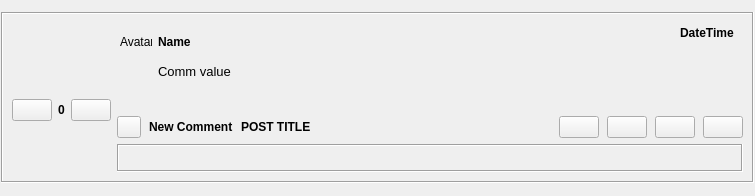
<?xml version="1.0" encoding="UTF-8"?>
<ui version="4.0">
 <class>BoardsCommentsItem</class>
 <widget class="QWidget" name="BoardsCommentsItem">
  <property name="geometry">
   <rect>
    <x>0</x>
    <y>0</y>
    <width>755</width>
    <height>196</height>
   </rect>
  </property>
  <layout class="QGridLayout" name="gridLayout_3">
   <property name="leftMargin">
    <number>1</number>
   </property>
   <property name="topMargin">
    <number>1</number>
   </property>
   <property name="rightMargin">
    <number>1</number>
   </property>
   <property name="bottomMargin">
    <number>1</number>
   </property>
   <item row="1" column="0">
    <widget class="QFrame" name="mainFrame">
     <property name="sizePolicy">
      <sizepolicy hsizetype="Expanding" vsizetype="Fixed">
       <horstretch>0</horstretch>
       <verstretch>0</verstretch>
      </sizepolicy>
     </property>
     <property name="autoFillBackground">
      <bool>true</bool>
     </property>
     <property name="frameShape">
      <enum>QFrame::Box</enum>
     </property>
     <property name="frameShadow">
      <enum>QFrame::Sunken</enum>
     </property>
     <layout class="QGridLayout" name="gridLayout_2">
      <property name="topMargin">
       <number>9</number>
      </property>
      <item row="2" column="1">
       <layout class="QHBoxLayout" name="buttonHLayout">
        <property name="spacing">
         <number>8</number>
        </property>
        <item>
         <widget class="QPushButton" name="readButton">
          <property name="maximumSize">
           <size>
            <width>24</width>
            <height>16777215</height>
           </size>
          </property>
          <property name="focusPolicy">
           <enum>Qt::NoFocus</enum>
          </property>
          <property name="toolTip">
           <string>Toggle Message Read Status</string>
          </property>
          <property name="checkable">
           <bool>true</bool>
          </property>
          <property name="checked">
           <bool>false</bool>
          </property>
          <property name="flat">
           <bool>false</bool>
          </property>
         </widget>
        </item>
        <item>
         <widget class="QLabel" name="newCommentLabel">
          <property name="sizePolicy">
           <sizepolicy hsizetype="Preferred" vsizetype="Preferred">
            <horstretch>0</horstretch>
            <verstretch>0</verstretch>
           </sizepolicy>
          </property>
          <property name="font">
           <font>
            <weight>75</weight>
            <bold>true</bold>
           </font>
          </property>
          <property name="text">
           <string>New Comment</string>
          </property>
          <property name="scaledContents">
           <bool>true</bool>
          </property>
         </widget>
        </item>
        <item>
         <widget class="QLabel" name="subjectLabel">
          <property name="font">
           <font>
            <weight>75</weight>
            <bold>true</bold>
           </font>
          </property>
          <property name="text">
           <string notr="true">POST TITLE</string>
          </property>
          <property name="openExternalLinks">
           <bool>true</bool>
          </property>
         </widget>
        </item>
        <item>
         <spacer name="horizontalSpacer_2">
          <property name="orientation">
           <enum>Qt::Horizontal</enum>
          </property>
          <property name="sizeHint" stdset="0">
           <size>
            <width>40</width>
            <height>20</height>
           </size>
          </property>
         </spacer>
        </item>
        <item>
         <widget class="QPushButton" name="copyLinkButton">
          <property name="sizePolicy">
           <sizepolicy hsizetype="Fixed" vsizetype="Fixed">
            <horstretch>0</horstretch>
            <verstretch>0</verstretch>
           </sizepolicy>
          </property>
          <property name="focusPolicy">
           <enum>Qt::NoFocus</enum>
          </property>
          <property name="toolTip">
           <string>Copy RetroShare Link</string>
          </property>
          <property name="text">
           <string/>
          </property>
         </widget>
        </item>
        <item>
         <widget class="QPushButton" name="expandButton">
          <property name="sizePolicy">
           <sizepolicy hsizetype="Fixed" vsizetype="Fixed">
            <horstretch>0</horstretch>
            <verstretch>0</verstretch>
           </sizepolicy>
          </property>
          <property name="focusPolicy">
           <enum>Qt::NoFocus</enum>
          </property>
          <property name="toolTip">
           <string>Expand</string>
          </property>
         </widget>
        </item>
        <item>
         <widget class="QPushButton" name="readAndClearButton">
          <property name="sizePolicy">
           <sizepolicy hsizetype="Fixed" vsizetype="Fixed">
            <horstretch>0</horstretch>
            <verstretch>0</verstretch>
           </sizepolicy>
          </property>
          <property name="focusPolicy">
           <enum>Qt::NoFocus</enum>
          </property>
          <property name="toolTip">
           <string>Set as read and remove item</string>
          </property>
         </widget>
        </item>
        <item>
         <widget class="QPushButton" name="clearButton">
          <property name="sizePolicy">
           <sizepolicy hsizetype="Fixed" vsizetype="Fixed">
            <horstretch>0</horstretch>
            <verstretch>0</verstretch>
           </sizepolicy>
          </property>
          <property name="focusPolicy">
           <enum>Qt::NoFocus</enum>
          </property>
          <property name="toolTip">
           <string>Remove Item</string>
          </property>
         </widget>
        </item>
       </layout>
      </item>
      <item row="3" column="1">
       <widget class="QFrame" name="expandFrame">
        <layout class="QVBoxLayout" name="expandFrameVLayout">
         <property name="leftMargin">
          <number>0</number>
         </property>
         <property name="topMargin">
          <number>0</number>
         </property>
         <property name="rightMargin">
          <number>0</number>
         </property>
         <property name="bottomMargin">
          <number>0</number>
         </property>
         <item>
          <widget class="QFrame" name="replyFrame">
           <property name="frameShape">
            <enum>QFrame::Box</enum>
           </property>
           <property name="frameShadow">
            <enum>QFrame::Sunken</enum>
           </property>
           <layout class="QVBoxLayout" name="msgFrameVLayout">
            <property name="leftMargin">
             <number>5</number>
            </property>
            <property name="topMargin">
             <number>5</number>
            </property>
            <property name="rightMargin">
             <number>5</number>
            </property>
            <property name="bottomMargin">
             <number>5</number>
            </property>
            <item>
             <widget class="QLabel" name="replyLabel">
              <property name="sizePolicy">
               <sizepolicy hsizetype="MinimumExpanding" vsizetype="Preferred">
                <horstretch>0</horstretch>
                <verstretch>0</verstretch>
               </sizepolicy>
              </property>
              <property name="wordWrap">
               <bool>true</bool>
              </property>
              <property name="margin">
               <number>6</number>
              </property>
              <property name="indent">
               <number>-1</number>
              </property>
              <property name="openExternalLinks">
               <bool>true</bool>
              </property>
              <property name="textInteractionFlags">
               <set>Qt::LinksAccessibleByMouse|Qt::TextSelectableByKeyboard|Qt::TextSelectableByMouse</set>
              </property>
             </widget>
            </item>
           </layout>
          </widget>
         </item>
        </layout>
       </widget>
      </item>
      <item row="0" column="0" rowspan="4">
       <layout class="QVBoxLayout" name="verticalLayout">
        <item>
         <widget class="QLabel" name="logoLabel">
          <property name="sizePolicy">
           <sizepolicy hsizetype="Preferred" vsizetype="Maximum">
            <horstretch>0</horstretch>
            <verstretch>0</verstretch>
           </sizepolicy>
          </property>
          <property name="minimumSize">
           <size>
            <width>70</width>
            <height>70</height>
           </size>
          </property>
          <property name="maximumSize">
           <size>
            <width>70</width>
            <height>70</height>
           </size>
          </property>
          <property name="text">
           <string/>
          </property>
          <property name="scaledContents">
           <bool>true</bool>
          </property>
          <property name="alignment">
           <set>Qt::AlignCenter</set>
          </property>
         </widget>
        </item>
        <item>
         <layout class="QHBoxLayout" name="horizontalLayout">
          <item>
           <widget class="QPushButton" name="voteUpButton">
            <property name="toolTip">
             <string>I like this</string>
            </property>
            <property name="text">
             <string/>
            </property>
           </widget>
          </item>
          <item>
           <widget class="QLabel" name="scoreLabel">
            <property name="font">
             <font>
              <weight>75</weight>
              <bold>true</bold>
             </font>
            </property>
            <property name="text">
             <string>0</string>
            </property>
           </widget>
          </item>
          <item>
           <widget class="QPushButton" name="voteDownButton">
            <property name="toolTip">
             <string>I dislike this</string>
            </property>
            <property name="text">
             <string/>
            </property>
           </widget>
          </item>
         </layout>
        </item>
        <item>
         <spacer name="verticalSpacer">
          <property name="orientation">
           <enum>Qt::Vertical</enum>
          </property>
          <property name="sizeHint" stdset="0">
           <size>
            <width>58</width>
            <height>40</height>
           </size>
          </property>
         </spacer>
        </item>
       </layout>
      </item>
      <item row="0" column="1">
       <widget class="QFrame" name="commentFrame">
        <property name="sizePolicy">
         <sizepolicy hsizetype="Expanding" vsizetype="Preferred">
          <horstretch>0</horstretch>
          <verstretch>0</verstretch>
         </sizepolicy>
        </property>
        <property name="styleSheet">
         <string notr="true"/>
        </property>
        <layout class="QGridLayout" name="gridLayout">
         <property name="leftMargin">
          <number>3</number>
         </property>
         <property name="topMargin">
          <number>3</number>
         </property>
         <property name="rightMargin">
          <number>9</number>
         </property>
         <property name="bottomMargin">
          <number>0</number>
         </property>
         <item row="0" column="0">
          <widget class="QLabel" name="avatarLabel">
           <property name="minimumSize">
            <size>
             <width>32</width>
             <height>32</height>
            </size>
           </property>
           <property name="maximumSize">
            <size>
             <width>32</width>
             <height>32</height>
            </size>
           </property>
           <property name="text">
            <string>Avatar</string>
           </property>
          </widget>
         </item>
         <item row="0" column="1">
          <widget class="GxsIdLabel" name="nameLabel">
           <property name="sizePolicy">
            <sizepolicy hsizetype="Preferred" vsizetype="Preferred">
             <horstretch>0</horstretch>
             <verstretch>0</verstretch>
            </sizepolicy>
           </property>
           <property name="font">
            <font>
             <weight>75</weight>
             <bold>true</bold>
            </font>
           </property>
           <property name="text">
            <string>Name</string>
           </property>
           <property name="alignment">
            <set>Qt::AlignLeading|Qt::AlignLeft|Qt::AlignVCenter</set>
           </property>
          </widget>
         </item>
         <item row="0" column="2">
          <spacer name="horizontalSpacer_3">
           <property name="orientation">
            <enum>Qt::Horizontal</enum>
           </property>
           <property name="sizeType">
            <enum>QSizePolicy::Expanding</enum>
           </property>
           <property name="sizeHint" stdset="0">
            <size>
             <width>288</width>
             <height>17</height>
            </size>
           </property>
          </spacer>
         </item>
         <item row="0" column="3">
          <widget class="QLabel" name="datetimeLabel">
           <property name="font">
            <font>
             <weight>75</weight>
             <bold>true</bold>
            </font>
           </property>
           <property name="text">
            <string notr="true">DateTime</string>
           </property>
           <property name="alignment">
            <set>Qt::AlignLeading|Qt::AlignLeft|Qt::AlignTop</set>
           </property>
          </widget>
         </item>
         <item row="1" column="0">
          <spacer name="verticalSpacer_3">
           <property name="orientation">
            <enum>Qt::Vertical</enum>
           </property>
           <property name="sizeHint" stdset="0">
            <size>
             <width>20</width>
             <height>40</height>
            </size>
           </property>
          </spacer>
         </item>
         <item row="1" column="1" colspan="3">
          <widget class="QLabel" name="commLabel">
           <property name="sizePolicy">
            <sizepolicy hsizetype="Preferred" vsizetype="Preferred">
             <horstretch>0</horstretch>
             <verstretch>0</verstretch>
            </sizepolicy>
           </property>
           <property name="font">
            <font>
             <family>MS Sans Serif</family>
             <pointsize>10</pointsize>
            </font>
           </property>
           <property name="text">
            <string>Comm value</string>
           </property>
           <property name="alignment">
            <set>Qt::AlignLeading|Qt::AlignLeft|Qt::AlignTop</set>
           </property>
           <property name="wordWrap">
            <bool>true</bool>
           </property>
           <property name="textInteractionFlags">
            <set>Qt::LinksAccessibleByMouse|Qt::TextSelectableByMouse</set>
           </property>
          </widget>
         </item>
        </layout>
       </widget>
      </item>
     </layout>
    </widget>
   </item>
  </layout>
 </widget>
 <customwidgets>
  <customwidget>
   <class>GxsIdLabel</class>
   <extends>QLabel</extends>
   <header>gui/gxs/GxsIdLabel.h</header>
  </customwidget>
 </customwidgets>
 <resources>
  <include location="../icons.qrc"/>
 </resources>
 <connections/>
</ui>
